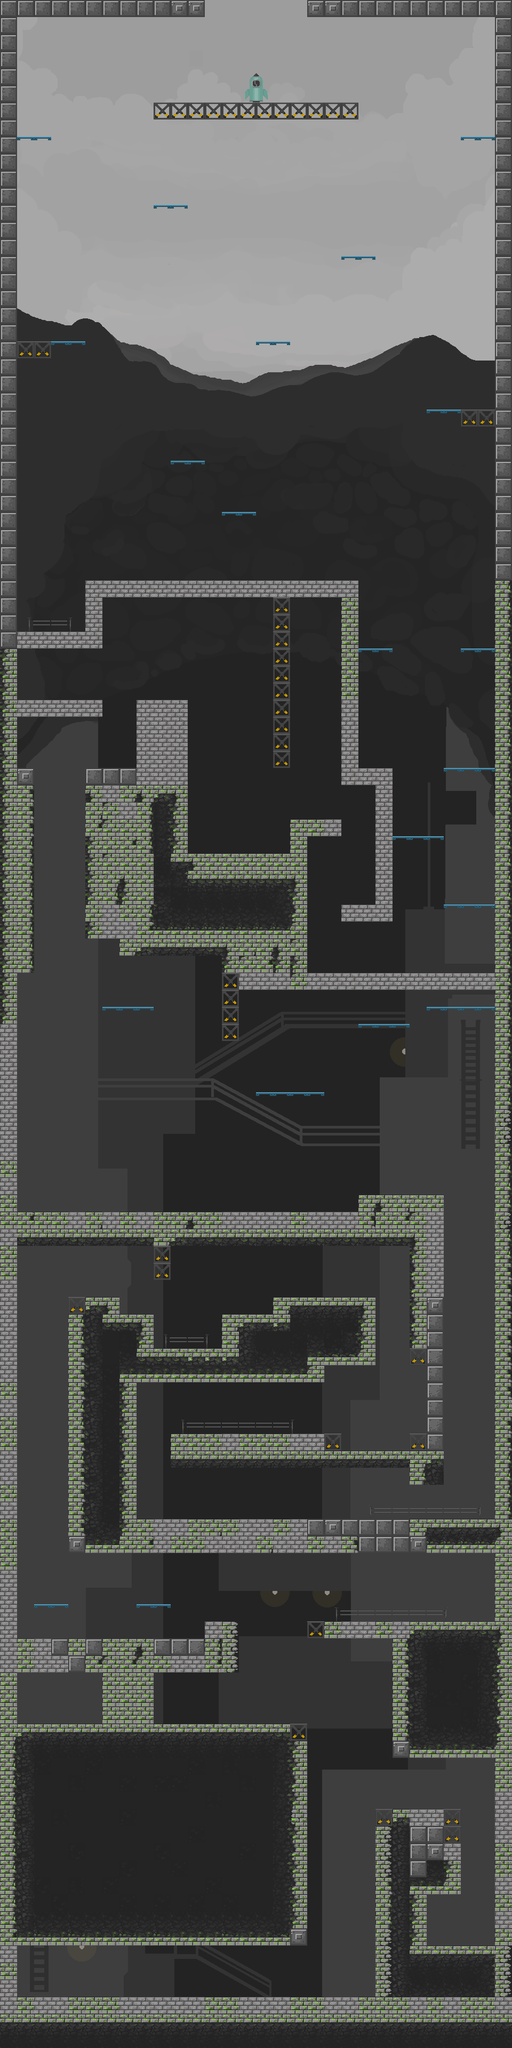

Below is a game level as drawn by its tile map, then a one-line description and the .tmx that defines it (tile-layer data replaced by summaries):
An orthogonal 30x120 tile map with 32x32 px tiles, 1 tile layer (foreground), 1 hidden layer not drawn, 8 tilesets, 1 image layer and 262 objects (31x gem, 6x diamond).

<map version="1.10" tiledversion="1.11.0" orientation="orthogonal" renderorder="right-down" width="30" height="120" tilewidth="32" tileheight="32" infinite="0" nextlayerid="17" nextobjectid="404">
 <editorsettings>
  <export target="../assets/maps/scene1.lua" format="lua" />
 </editorsettings>
 <tileset firstgid="1" name="input_prompts" tilewidth="16" tileheight="16" tilecount="816" columns="34">
  <image source="input_prompts_packed.png" width="544" height="384" />
 </tileset>
 <tileset firstgid="817" name="tiles" tilewidth="32" tileheight="32" spacing="16" margin="16" tilecount="16" columns="4">
  <image source="tiles/tile-set-1.png" width="208" height="208" />
 </tileset>
 <tileset firstgid="833" name="fade_tileset" tilewidth="32" tileheight="32" tilecount="24" columns="6">
  <image source="tiles/fade_tileset.png" width="192" height="128" />
 </tileset>
 <tileset firstgid="857" name="filler-tiles" tilewidth="32" tileheight="32" tilecount="4" columns="2">
  <image source="tiles/filler_tile.png" width="64" height="64" />
 </tileset>
 <tileset firstgid="861" name="platform" tilewidth="32" tileheight="32" tilecount="1" columns="1">
  <image source="tiles/platform.png" width="32" height="32" />
 </tileset>
 <tileset firstgid="862" name="crane" tilewidth="32" tileheight="32" tilecount="1" columns="1">
  <image source="tiles/crane.png" width="32" height="32" />
 </tileset>
 <tileset firstgid="863" name="azpper tracks" tilewidth="32" tileheight="32" tilecount="16" columns="4">
  <image source="tiles/track.png" width="128" height="128" />
 </tileset>
 <tileset firstgid="879" name="rocket" tilewidth="32" tileheight="32" tilecount="4" columns="2">
  <image source="tiles/rocket.png" width="64" height="64" />
 </tileset>
 <imagelayer id="16" name="background">
  <image source="tiles/background.png" width="960" height="3840" />
 </imagelayer>
 <layer id="2" name="background" width="30" height="120" visible="0">
  <data>[3600 cells, 3600 non-empty, 1 distinct tile ids]</data>
 </layer>
 <layer id="1" name="foreground" width="30" height="120">
  <data>[3600 cells, 1289 non-empty, 41 distinct tile ids]</data>
 </layer>
 <objectgroup id="6" name="tutorial" opacity="0.48">
  <object id="74" x="264" y="3696" width="96" height="18.8438">
   <text fontfamily="Light Pixel-7" pixelsize="12" wrap="1" color="#ffffff" halign="center" valign="bottom">to jump</text>
  </object>
  <object id="79" gid="439" x="128" y="3680" width="16" height="16" />
  <object id="80" gid="441" x="128" y="3696" width="16" height="16" />
  <object id="81" gid="440" x="144" y="3696" width="16" height="16" />
  <object id="82" gid="442" x="112" y="3696" width="16" height="16" />
  <object id="83" gid="247" x="200" y="3688" width="16" height="16" />
  <object id="84" x="168" y="3672" width="24" height="18.8438">
   <text fontfamily="Light Pixel-7" pixelsize="12" wrap="1" color="#ffffff" halign="center" valign="center">or</text>
  </object>
  <object id="85" x="112" y="3696" width="104" height="18.8438">
   <text fontfamily="Light Pixel-7" pixelsize="12" wrap="1" color="#ffffff" halign="center" valign="bottom">to move</text>
  </object>
  <object id="86" gid="43" x="336" y="3696" width="16" height="16" />
  <object id="88" x="296" y="3680" width="32" height="18.8438">
   <text fontfamily="Light Pixel-7" pixelsize="12" wrap="1" color="#ffffff" halign="center" valign="center">or</text>
  </object>
  <object id="89" gid="426" x="272" y="3696" width="16" height="16" />
  <object id="109" x="512" y="3680" width="96" height="18.8438">
   <text fontfamily="Light Pixel-7" pixelsize="12" wrap="1" color="#ffffff" halign="center" valign="center">you can</text>
  </object>
  <object id="110" x="512" y="3696" width="96" height="18.8438">
   <text fontfamily="Light Pixel-7" pixelsize="12" wrap="1" color="#ffffff" halign="center" valign="center">double jump</text>
  </object>
  <object id="111" x="576" y="3568" width="128" height="18.8438">
   <text fontfamily="Light Pixel-7" pixelsize="12" wrap="1" color="#ffffff" halign="center" valign="center">and</text>
  </object>
  <object id="112" x="576" y="3592" width="128" height="18.8438">
   <text fontfamily="Light Pixel-7" pixelsize="12" wrap="1" color="#ffffff" halign="center" valign="center">SCALE</text>
  </object>
  <object id="113" x="576" y="3616" width="128" height="18.8438">
   <text fontfamily="Light Pixel-7" pixelsize="12" wrap="1" color="#ffffff" halign="center" valign="center">walls</text>
  </object>
  <object id="324" x="448" y="3152" width="96" height="18.8438">
   <text fontfamily="Light Pixel-7" pixelsize="12" wrap="1" color="#ffffff" halign="center" valign="center">rocket fuel</text>
  </object>
  <object id="325" x="448" y="3184" width="96" height="18.8438">
   <text fontfamily="Light Pixel-7" pixelsize="12" wrap="1" color="#ffffff" halign="center" valign="center">to launch</text>
  </object>
  <object id="326" gid="589" x="456" y="3184" width="16" height="16" />
  <object id="327" gid="430" x="520" y="3184" width="16" height="16" />
  <object id="328" x="448" y="3168" width="96" height="18.8438">
   <text fontfamily="Light Pixel-7" pixelsize="12" wrap="1" color="#ffffff" halign="center" valign="center">or</text>
  </object>
  <object id="329" x="144" y="2952" width="96" height="18.8438">
   <text fontfamily="Light Pixel-7" pixelsize="12" wrap="1" color="#ffffff" halign="center" valign="center">now, escape!</text>
  </object>
 </objectgroup>
 <objectgroup color="#0000ff" id="3" name="ground">
  <object id="21" x="0" y="3744" width="960" height="32">
   <properties>
    <property name="collidable" type="bool" value="true" />
   </properties>
  </object>
  <object id="35" x="0" y="0" width="960" height="32">
   <properties>
    <property name="collidable" type="bool" value="true" />
   </properties>
  </object>
  <object id="53" x="32" y="3232" width="544" height="32">
   <properties>
    <property name="collidable" type="bool" value="true" />
   </properties>
  </object>
  <object id="55" x="8" y="3616" width="568" height="32">
   <properties>
    <property name="collidable" type="bool" value="true" />
   </properties>
  </object>
  <object id="56" x="704" y="3392" width="160" height="32">
   <properties>
    <property name="collidable" type="bool" value="true" />
   </properties>
  </object>
  <object id="57" x="776" y="3648" width="168" height="40">
   <properties>
    <property name="collidable" type="bool" value="true" />
   </properties>
  </object>
  <object id="58" x="760" y="3520" width="88" height="32">
   <properties>
    <property name="collidable" type="bool" value="true" />
   </properties>
  </object>
  <object id="59" x="576" y="3040" width="352" height="32">
   <properties>
    <property name="collidable" type="bool" value="true" />
   </properties>
  </object>
  <object id="60" x="256" y="3008" width="64" height="8">
   <properties>
    <property name="collidable" type="bool" value="true" />
   </properties>
  </object>
  </objectgroup>
 <objectgroup color="#00ff00" id="4" name="walls">
  <!-- 173 objects omitted --></objectgroup>
 <objectgroup color="#ff0000" id="5" name="spikes">
  <!-- 157 objects omitted --></objectgroup>
 <objectgroup color="#ffff00" id="7" name="coins">
  <!-- 64 objects omitted --></objectgroup>
 <objectgroup id="8" name="bolts">
  <!-- 27 objects omitted --></objectgroup>
 <objectgroup color="#ff00ff" id="9" name="fuel">
  <!-- 25 objects omitted --></objectgroup>
 <objectgroup color="#00ffc8" id="10" name="player_start">
  <!-- 13 objects omitted --></objectgroup>
 <objectgroup color="#d87bff" id="15" name="zappers">
  <!-- 9 objects omitted --></objectgroup>
 <objectgroup color="#bd8a9d" id="12" name="game_win">
  <!-- 1 objects omitted --></objectgroup>
</map>
<!-- 231 of 262 objects omitted -->
